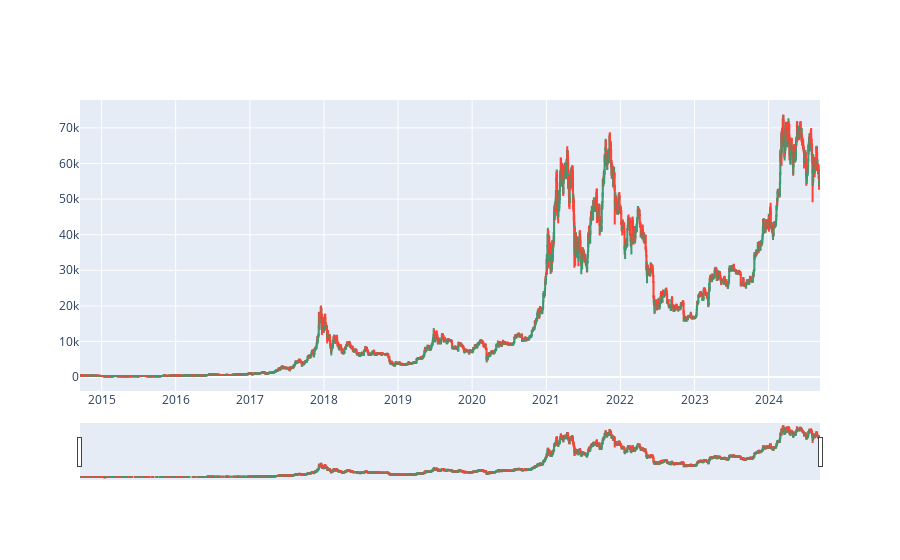

Here is the notebook cell this chart was saved with:
### Code cell
df = df_data

fig = go.Figure(data=[go.Candlestick(x=df.index,
                open=df['Open'],
                high=df['High'],
                low=df['Low'],
                close=df['Close'])])

fig.show()

### Figure 1 — Plotly figure (JSON) as saved in the notebook; plotly's stock layout.template omitted (floating-point values rounded to 4 significant figures; data arrays with more than 128 entries replaced by an {"elided": "..."} marker saying what was removed)
{"data": [{"close": {"elided": "3647 float values"}, "high": {"elided": "3647 float values"}, "low": {"elided": "3647 float values"}, "open": {"elided": "3647 float values"}, "type": "candlestick", "x": {"elided": "3647 str values"}}], "layout": {"autosize": true, "xaxis": {"autorange": true, "range": ["2014-09-16 12:00", "2024-09-10 12:00"], "rangeslider": {"autorange": true, "range": ["2014-09-16 12:00", "2024-09-10 12:00"], "yaxis": {"_template": null, "rangemode": "match"}}, "type": "date"}, "yaxis": {"autorange": true, "range": [-3916.0, 77840.0]}}}
